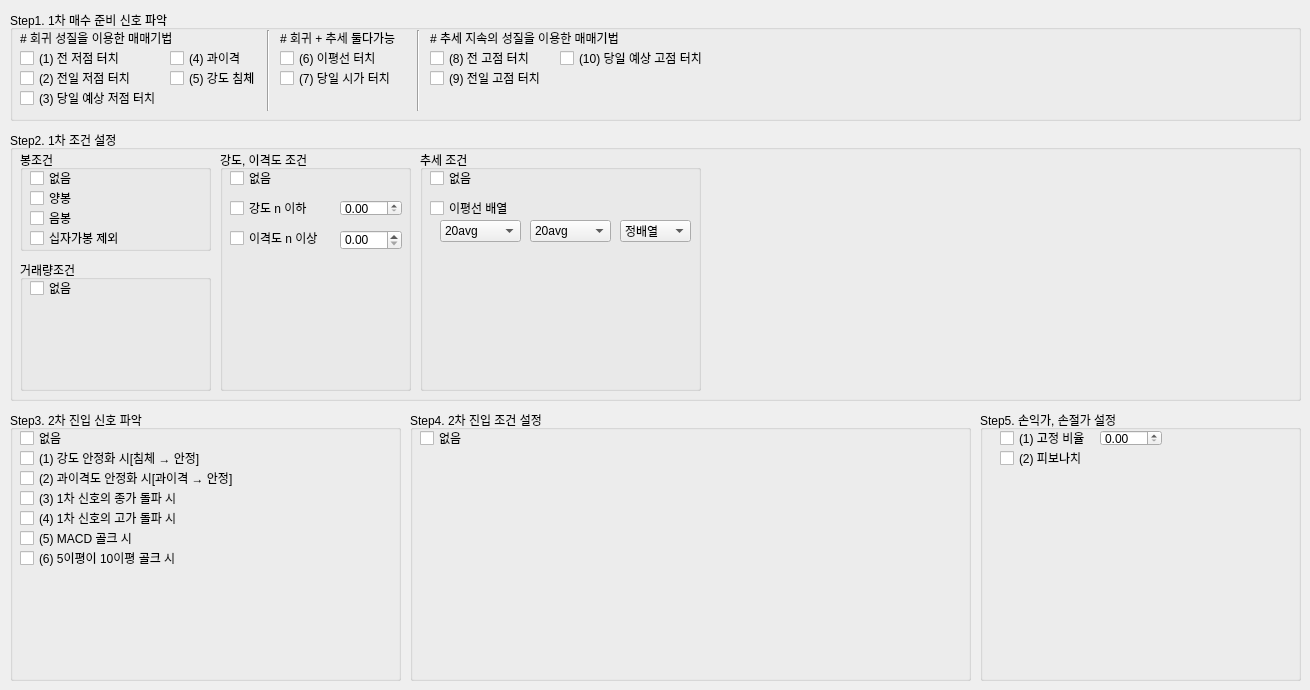
      <widget class="QWidget" name="tab_4">
       <attribute name="title">
        <string>매수포지션</string>
       </attribute>
       <widget class="QGroupBox" name="groupBox">
        <property name="geometry">
         <rect>
          <x>10</x>
          <y>10</y>
          <width>1291</width>
          <height>111</height>
         </rect>
        </property>
        <property name="title">
         <string>Step1. 1차 매수 준비 신호 파악</string>
        </property>
        <widget class="QCheckBox" name="checkBox1">
         <property name="geometry">
          <rect>
           <x>10</x>
           <y>40</y>
           <width>111</width>
           <height>16</height>
          </rect>
         </property>
         <property name="text">
          <string>(1) 전 저점 터치</string>
         </property>
        </widget>
        <widget class="QCheckBox" name="checkBox4">
         <property name="geometry">
          <rect>
           <x>160</x>
           <y>40</y>
           <width>141</width>
           <height>16</height>
          </rect>
         </property>
         <property name="text">
          <string>(4) 과이격</string>
         </property>
        </widget>
        <widget class="QCheckBox" name="checkBox6">
         <property name="geometry">
          <rect>
           <x>270</x>
           <y>40</y>
           <width>111</width>
           <height>16</height>
          </rect>
         </property>
         <property name="text">
          <string>(6) 이평선 터치</string>
         </property>
        </widget>
        <widget class="QCheckBox" name="checkBox8">
         <property name="geometry">
          <rect>
           <x>420</x>
           <y>40</y>
           <width>111</width>
           <height>16</height>
          </rect>
         </property>
         <property name="text">
          <string>(8) 전 고점 터치</string>
         </property>
        </widget>
        <widget class="QCheckBox" name="checkBox5">
         <property name="geometry">
          <rect>
           <x>160</x>
           <y>60</y>
           <width>101</width>
           <height>16</height>
          </rect>
         </property>
         <property name="text">
          <string>(5) 강도 침체</string>
         </property>
        </widget>
        <widget class="QCheckBox" name="checkBox3">
         <property name="geometry">
          <rect>
           <x>10</x>
           <y>80</y>
           <width>151</width>
           <height>16</height>
          </rect>
         </property>
         <property name="text">
          <string>(3) 당일 예상 저점 터치</string>
         </property>
        </widget>
        <widget class="QCheckBox" name="checkBox2">
         <property name="geometry">
          <rect>
           <x>10</x>
           <y>60</y>
           <width>121</width>
           <height>16</height>
          </rect>
         </property>
         <property name="text">
          <string>(2) 전일 저점 터치</string>
         </property>
        </widget>
        <widget class="QCheckBox" name="checkBox9">
         <property name="geometry">
          <rect>
           <x>420</x>
           <y>60</y>
           <width>121</width>
           <height>16</height>
          </rect>
         </property>
         <property name="text">
          <string>(9) 전일 고점 터치</string>
         </property>
        </widget>
        <widget class="QCheckBox" name="checkBox10">
         <property name="geometry">
          <rect>
           <x>550</x>
           <y>40</y>
           <width>151</width>
           <height>16</height>
          </rect>
         </property>
         <property name="text">
          <string>(10) 당일 예상 고점 터치</string>
         </property>
        </widget>
        <widget class="QCheckBox" name="checkBox7">
         <property name="geometry">
          <rect>
           <x>270</x>
           <y>60</y>
           <width>121</width>
           <height>16</height>
          </rect>
         </property>
         <property name="text">
          <string>(7) 당일 시가 터치</string>
         </property>
        </widget>
        <widget class="Line" name="line">
         <property name="geometry">
          <rect>
           <x>250</x>
           <y>20</y>
           <width>16</width>
           <height>81</height>
          </rect>
         </property>
         <property name="orientation">
          <enum>Qt::Vertical</enum>
         </property>
        </widget>
        <widget class="QLabel" name="label_31">
         <property name="geometry">
          <rect>
           <x>10</x>
           <y>20</y>
           <width>171</width>
           <height>16</height>
          </rect>
         </property>
         <property name="text">
          <string># 회귀 성질을 이용한 매매기법</string>
         </property>
        </widget>
        <widget class="QLabel" name="label_32">
         <property name="geometry">
          <rect>
           <x>270</x>
           <y>20</y>
           <width>131</width>
           <height>16</height>
          </rect>
         </property>
         <property name="text">
          <string># 회귀 + 추세 둘다가능</string>
         </property>
        </widget>
        <widget class="Line" name="line_2">
         <property name="geometry">
          <rect>
           <x>400</x>
           <y>20</y>
           <width>16</width>
           <height>81</height>
          </rect>
         </property>
         <property name="orientation">
          <enum>Qt::Vertical</enum>
         </property>
        </widget>
        <widget class="QLabel" name="label_60">
         <property name="geometry">
          <rect>
           <x>420</x>
           <y>20</y>
           <width>211</width>
           <height>16</height>
          </rect>
         </property>
         <property name="text">
          <string># 추세 지속의 성질을 이용한 매매기법</string>
         </property>
        </widget>
       </widget>
       <widget class="QGroupBox" name="groupBox_11">
        <property name="geometry">
         <rect>
          <x>10</x>
          <y>130</y>
          <width>1291</width>
          <height>271</height>
         </rect>
        </property>
        <property name="title">
         <string>Step2. 1차 조건 설정</string>
        </property>
        <widget class="QGroupBox" name="groupBox_2">
         <property name="geometry">
          <rect>
           <x>10</x>
           <y>20</y>
           <width>191</width>
           <height>101</height>
          </rect>
         </property>
         <property name="title">
          <string>봉조건</string>
         </property>
         <widget class="QCheckBox" name="checkBox_2_1">
          <property name="geometry">
           <rect>
            <x>10</x>
            <y>20</y>
            <width>51</width>
            <height>16</height>
           </rect>
          </property>
          <property name="text">
           <string>없음</string>
          </property>
         </widget>
         <widget class="QCheckBox" name="checkBox_2_2">
          <property name="geometry">
           <rect>
            <x>10</x>
            <y>40</y>
            <width>51</width>
            <height>16</height>
           </rect>
          </property>
          <property name="text">
           <string>양봉</string>
          </property>
         </widget>
         <widget class="QCheckBox" name="checkBox_2_3">
          <property name="geometry">
           <rect>
            <x>10</x>
            <y>60</y>
            <width>51</width>
            <height>16</height>
           </rect>
          </property>
          <property name="text">
           <string>음봉</string>
          </property>
         </widget>
         <widget class="QCheckBox" name="checkBox_2_4">
          <property name="geometry">
           <rect>
            <x>10</x>
            <y>80</y>
            <width>101</width>
            <height>16</height>
           </rect>
          </property>
          <property name="text">
           <string>십자가봉 제외</string>
          </property>
         </widget>
        </widget>
        <widget class="QGroupBox" name="groupBox_14">
         <property name="geometry">
          <rect>
           <x>10</x>
           <y>130</y>
           <width>191</width>
           <height>131</height>
          </rect>
         </property>
         <property name="title">
          <string>거래량조건</string>
         </property>
         <widget class="QCheckBox" name="checkBox_3_1">
          <property name="geometry">
           <rect>
            <x>10</x>
            <y>20</y>
            <width>51</width>
            <height>16</height>
           </rect>
          </property>
          <property name="text">
           <string>없음</string>
          </property>
         </widget>
        </widget>
        <widget class="QGroupBox" name="groupBox_29">
         <property name="geometry">
          <rect>
           <x>210</x>
           <y>20</y>
           <width>191</width>
           <height>241</height>
          </rect>
         </property>
         <property name="title">
          <string>강도, 이격도 조건</string>
         </property>
         <widget class="QCheckBox" name="checkBox_4_1">
          <property name="geometry">
           <rect>
            <x>10</x>
            <y>20</y>
            <width>51</width>
            <height>16</height>
           </rect>
          </property>
          <property name="text">
           <string>없음</string>
          </property>
         </widget>
         <widget class="QCheckBox" name="checkBox_4_2">
          <property name="geometry">
           <rect>
            <x>10</x>
            <y>50</y>
            <width>91</width>
            <height>16</height>
           </rect>
          </property>
          <property name="text">
           <string>강도 n 이하</string>
          </property>
         </widget>
         <widget class="QCheckBox" name="checkBox_4_3">
          <property name="geometry">
           <rect>
            <x>10</x>
            <y>80</y>
            <width>111</width>
            <height>16</height>
           </rect>
          </property>
          <property name="text">
           <string>이격도 n 이상</string>
          </property>
         </widget>
         <widget class="QDoubleSpinBox" name="doubleSpinBox_4_1">
          <property name="geometry">
           <rect>
            <x>120</x>
            <y>50</y>
            <width>62</width>
            <height>16</height>
           </rect>
          </property>
         </widget>
         <widget class="QDoubleSpinBox" name="doubleSpinBox_4_2">
          <property name="geometry">
           <rect>
            <x>120</x>
            <y>80</y>
            <width>62</width>
            <height>20</height>
           </rect>
          </property>
         </widget>
        </widget>
        <widget class="QGroupBox" name="groupBox_30">
         <property name="geometry">
          <rect>
           <x>410</x>
           <y>20</y>
           <width>281</width>
           <height>241</height>
          </rect>
         </property>
         <property name="title">
          <string>추세 조건</string>
         </property>
         <widget class="QCheckBox" name="checkBox_5_1">
          <property name="geometry">
           <rect>
            <x>10</x>
            <y>20</y>
            <width>51</width>
            <height>16</height>
           </rect>
          </property>
          <property name="text">
           <string>없음</string>
          </property>
         </widget>
         <widget class="QCheckBox" name="checkBox_5_2">
          <property name="geometry">
           <rect>
            <x>10</x>
            <y>50</y>
            <width>91</width>
            <height>16</height>
           </rect>
          </property>
          <property name="text">
           <string>이평선 배열</string>
          </property>
         </widget>
         <widget class="QComboBox" name="comboBox_5_3">
          <property name="geometry">
           <rect>
            <x>200</x>
            <y>70</y>
            <width>71</width>
            <height>22</height>
           </rect>
          </property>
          <item>
           <property name="text">
            <string>정배열</string>
           </property>
          </item>
          <item>
           <property name="text">
            <string>역배열</string>
           </property>
          </item>
         </widget>
         <widget class="QComboBox" name="comboBox_5_1">
          <property name="geometry">
           <rect>
            <x>20</x>
            <y>70</y>
            <width>81</width>
            <height>22</height>
           </rect>
          </property>
          <item>
           <property name="text">
            <string>20avg</string>
           </property>
          </item>
          <item>
           <property name="text">
            <string>60avg</string>
           </property>
          </item>
          <item>
           <property name="text">
            <string>120avg</string>
           </property>
          </item>
          <item>
           <property name="text">
            <string>200avg</string>
           </property>
          </item>
          <item>
           <property name="text">
            <string>240avg</string>
           </property>
          </item>
         </widget>
         <widget class="QComboBox" name="comboBox_5_2">
          <property name="geometry">
           <rect>
            <x>110</x>
            <y>70</y>
            <width>81</width>
            <height>22</height>
           </rect>
          </property>
          <item>
           <property name="text">
            <string>20avg</string>
           </property>
          </item>
          <item>
           <property name="text">
            <string>60avg</string>
           </property>
          </item>
          <item>
           <property name="text">
            <string>120avg</string>
           </property>
          </item>
          <item>
           <property name="text">
            <string>200avg</string>
           </property>
          </item>
          <item>
           <property name="text">
            <string>240avg</string>
           </property>
          </item>
         </widget>
        </widget>
       </widget>
       <widget class="QGroupBox" name="groupBox_13">
        <property name="geometry">
         <rect>
          <x>10</x>
          <y>410</y>
          <width>391</width>
          <height>271</height>
         </rect>
        </property>
        <property name="title">
         <string>Step3. 2차 진입 신호 파악</string>
        </property>
        <widget class="QCheckBox" name="checkBox_6_2">
         <property name="geometry">
          <rect>
           <x>10</x>
           <y>40</y>
           <width>201</width>
           <height>16</height>
          </rect>
         </property>
         <property name="text">
          <string>(1) 강도 안정화 시[침체 → 안정]</string>
         </property>
        </widget>
        <widget class="QCheckBox" name="checkBox_6_4">
         <property name="geometry">
          <rect>
           <x>10</x>
           <y>80</y>
           <width>171</width>
           <height>16</height>
          </rect>
         </property>
         <property name="text">
          <string>(3) 1차 신호의 종가 돌파 시</string>
         </property>
        </widget>
        <widget class="QCheckBox" name="checkBox_6_3">
         <property name="geometry">
          <rect>
           <x>10</x>
           <y>60</y>
           <width>241</width>
           <height>16</height>
          </rect>
         </property>
         <property name="text">
          <string>(2) 과이격도 안정화 시[과이격 → 안정]</string>
         </property>
        </widget>
        <widget class="QCheckBox" name="checkBox_6_5">
         <property name="geometry">
          <rect>
           <x>10</x>
           <y>100</y>
           <width>171</width>
           <height>16</height>
          </rect>
         </property>
         <property name="text">
          <string>(4) 1차 신호의 고가 돌파 시</string>
         </property>
        </widget>
        <widget class="QCheckBox" name="checkBox_6_6">
         <property name="geometry">
          <rect>
           <x>10</x>
           <y>120</y>
           <width>121</width>
           <height>16</height>
          </rect>
         </property>
         <property name="text">
          <string>(5) MACD 골크 시</string>
         </property>
        </widget>
        <widget class="QCheckBox" name="checkBox_6_7">
         <property name="geometry">
          <rect>
           <x>10</x>
           <y>140</y>
           <width>171</width>
           <height>16</height>
          </rect>
         </property>
         <property name="text">
          <string>(6) 5이평이 10이평 골크 시</string>
         </property>
        </widget>
        <widget class="QCheckBox" name="checkBox_6_1">
         <property name="geometry">
          <rect>
           <x>10</x>
           <y>20</y>
           <width>51</width>
           <height>16</height>
          </rect>
         </property>
         <property name="text">
          <string>없음</string>
         </property>
        </widget>
       </widget>
       <widget class="QGroupBox" name="groupBox_7">
        <property name="geometry">
         <rect>
          <x>980</x>
          <y>410</y>
          <width>321</width>
          <height>271</height>
         </rect>
        </property>
        <property name="title">
         <string>Step5. 손익가, 손절가 설정</string>
        </property>
        <widget class="QCheckBox" name="checkBox_8_1">
         <property name="geometry">
          <rect>
           <x>20</x>
           <y>20</y>
           <width>91</width>
           <height>16</height>
          </rect>
         </property>
         <property name="text">
          <string>(1) 고정 비율</string>
         </property>
        </widget>
        <widget class="QDoubleSpinBox" name="doubleSpinBox_7">
         <property name="geometry">
          <rect>
           <x>120</x>
           <y>20</y>
           <width>62</width>
           <height>16</height>
          </rect>
         </property>
        </widget>
        <widget class="QCheckBox" name="checkBox_8_2">
         <property name="geometry">
          <rect>
           <x>20</x>
           <y>40</y>
           <width>91</width>
           <height>16</height>
          </rect>
         </property>
         <property name="text">
          <string>(2) 피보나치</string>
         </property>
        </widget>
       </widget>
       <widget class="QGroupBox" name="groupBox_17">
        <property name="geometry">
         <rect>
          <x>410</x>
          <y>410</y>
          <width>561</width>
          <height>271</height>
         </rect>
        </property>
        <property name="title">
         <string>Step4. 2차 진입 조건 설정</string>
        </property>
        <widget class="QCheckBox" name="checkBox_7_1">
         <property name="geometry">
          <rect>
           <x>10</x>
           <y>20</y>
           <width>51</width>
           <height>16</height>
          </rect>
         </property>
         <property name="text">
          <string>없음</string>
         </property>
        </widget>
       </widget>
      </widget>
